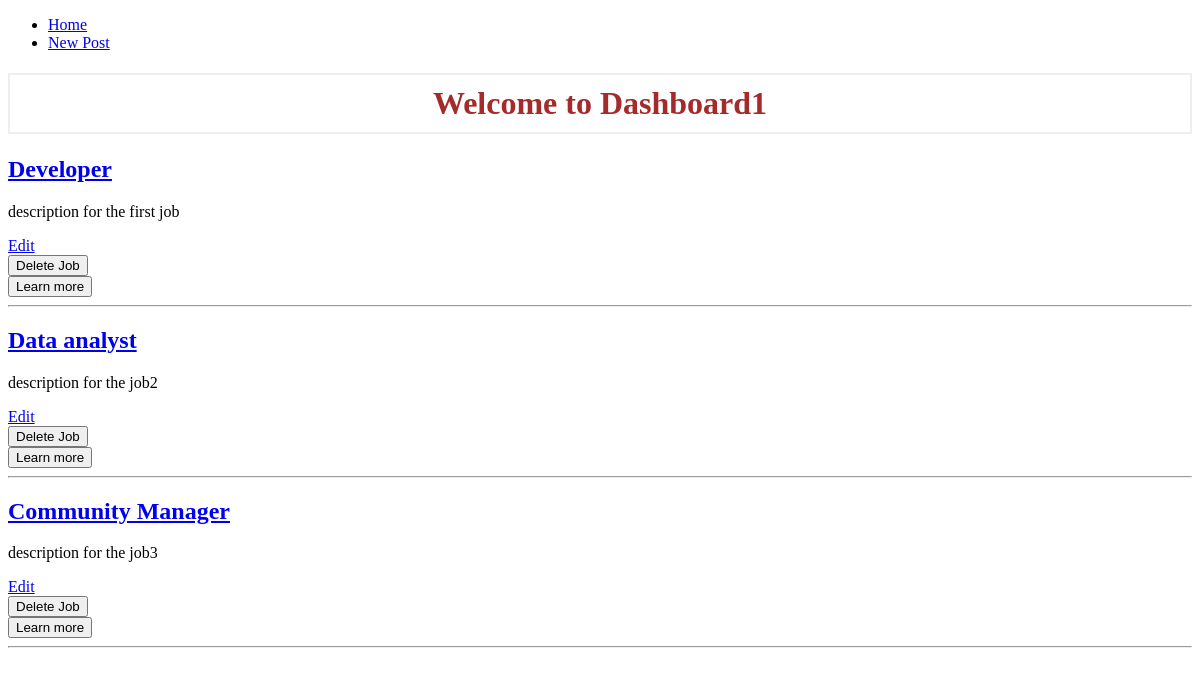
Before: / with the older database file.
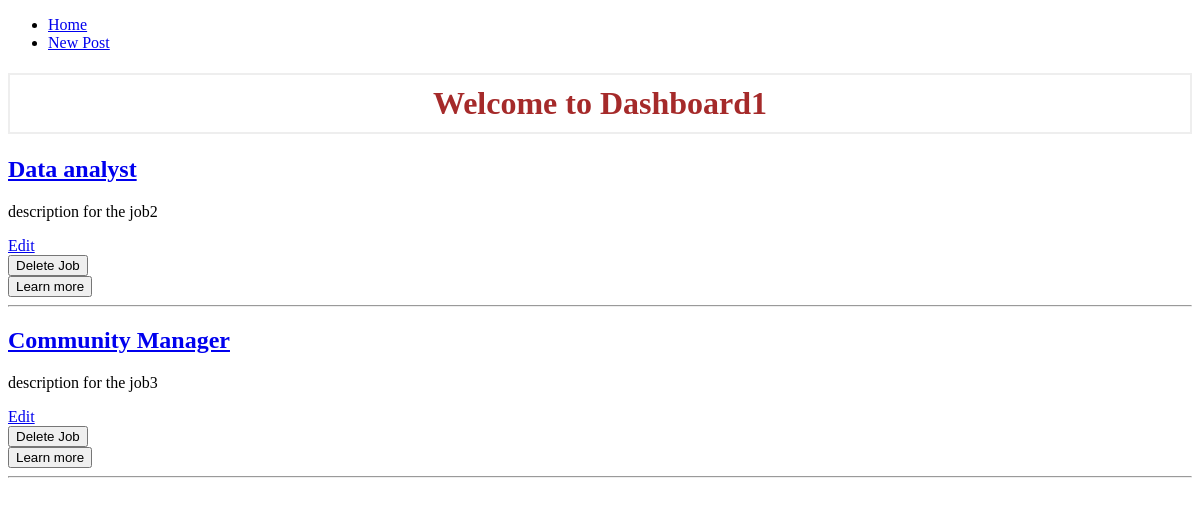
After: the same page with the newer database file.
### tables this page shows
CREATE TABLE jobs (
    job_id INTEGER PRIMARY KEY AUTOINCREMENT,
    created TIMESTAMP NOT NULL DEFAULT CURRENT_TIMESTAMP,
    title TEXT NOT NULL,
    location TEXT NOT NULL,
    postalcode TEXT NOT NULL,
    contract TEXT NOT NULL,
    worktime TEXT NOT NULL,
    userstate TEXT NOT NULL,
    description TEXT NOT NULL,
    salary TEXT NOT NULL,
    category_id INTEGER,
    company_id INTEGER,
    FOREIGN KEY(category_id) REFERENCES categories(category_id),
    FOREIGN KEY(company_id) REFERENCES companies(company_id)
);

### api.py (the view)
@app.route("/")
def index():
    conn = get_db_connection()
    jobs = conn.execute('SELECT * FROM jobs').fetchall()
    conn.close()
    return render_template('index.html', jobs=jobs)

### api.py (called while the page is built)
def get_db_connection():
    conn = sqlite3.connect('database.db')
    conn.row_factory = sqlite3.Row
    return conn

### templates/index.html (shortened to what this page needs)
<!DOCTYPE html>
<html lang="en">
<head>
     <link rel="stylesheet" href="../static/css//style.css">
</head>
<body>
  <nav class="navbar navbar-expand-md navbar-light bg-light">
    <div class="collapse navbar-collapse" id="navbarNav">
        <ul class="navbar-nav">
        <li class="nav-item">
            <a class="nav-link" href="#">Home</a>
        </li>
        <li class="nav-item">
            <a class="nav-link" href="{{url_for('create')}}">New Post</a>
        </li>
        </ul>
    </div>
</nav>
{% block content %}
<h1>{% block title %} Welcome to Dashboard1{% endblock %}</h1>
{% for job in jobs %}
    <a href="{{ url_for('job', job_id=job['job_id']) }}">
      <h2>{{ job['title'] }}</h2>
    </a>
      <p>{{ job['description'] }}</p>
    <a href="{{ url_for('edit', id=job['job_id']) }}">
        <span class="badge badge-warning">Edit</span>
    </a>
  <form action="{{ url_for('delete', id=job['job_id']) }}" method="POST">
      <input type="submit" value="Delete Job"
              class="btn btn-danger btn-sm"
              onclick="return confirm('Are you sure you want to delete this job?')">
  </form>
  <button>Learn more</button>
  <hr>
{% endfor %}
{% endblock %}
</body>
</html>

### static/css/style.css (style rules this page uses)
h1 { border: 2px #eee solid; color: brown; text-align: center; padding: 10px; }

Changed rows visible on the page:
removed jobs: title "Developer", description "description for the first job"
